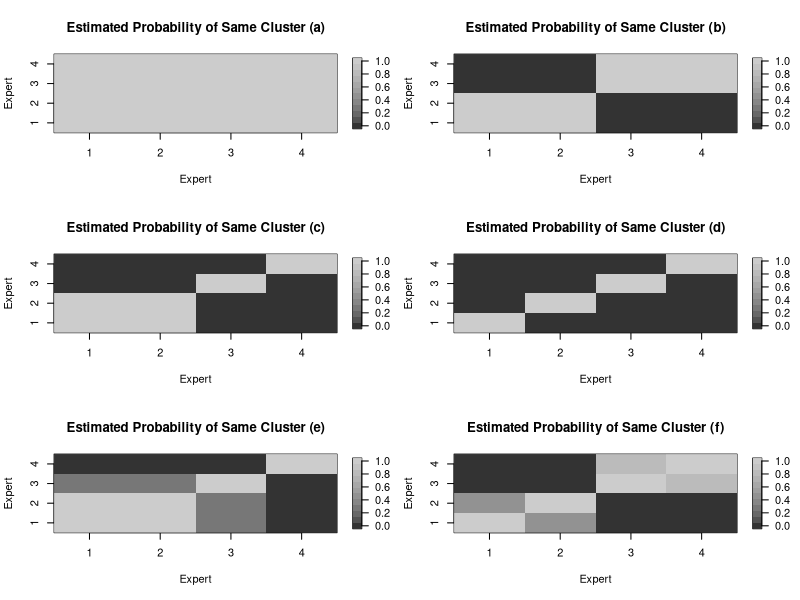

Here is the R script that generated this plot:
library(fields)

expertgrid.1 <- cbind(
 c(1, 1, 1, 1),
 c(1, 1, 1, 1),
 c(1, 1, 1, 1),
 c(1, 1, 1, 1)
)

expertgrid.2 <- cbind(
 c(1, 1, 0, 0),
 c(1, 1, 0, 0),
 c(0, 0, 1, 1),
 c(0, 0, 1, 1)
)

expertgrid.3 <- cbind(
 c(1, 1, 0, 0),
 c(1, 1, 0, 0),
 c(0, 0, 1, 0),
 c(0, 0, 0, 1)
)

expertgrid.3u <- cbind(
 c(1, 1, 0.3, 0),
 c(1, 1, 0.3, 0),
 c(0.3, 0.3, 1, 0),
 c(0, 0, 0, 1)
)

expertgrid.4 <- cbind(
 c(1, 0, 0, 0),
 c(0, 1, 0, 0),
 c(0, 0, 1, 0),
 c(0, 0, 0, 1)
)

expertgrid.2u <- cbind(
 c(1, .5, 0, 0),
 c(.5, 1, 0, 0),
 c(0, 0, 1, .8),
 c(0, 0, .8, 1)
)


expert.grids<-list(expertgrid.1, expertgrid.2, expertgrid.3, expertgrid.4, expertgrid.3u, expertgrid.2u)

gray.pal <- gray.colors(12, start = 0.2, end = 0.8)

pdf("../figures/appendixplots.pdf", width = 7, height = 9)
par(mfrow=c(3,2))
label <- letters[1:length(expert.grids)]
for(i in 1:length(expert.grids)){
		image.plot(1:nrow(expert.grids[[i]]),
    1:nrow(expert.grids[[i]]),
    expert.grids[[i]],
    main = paste0("Estimated Probability of Same Cluster (",label[i], ")"),
		xlab="Expert", ylab="Expert", zlim=c(0,1),
		col=gray.pal)
}
dev.off()
